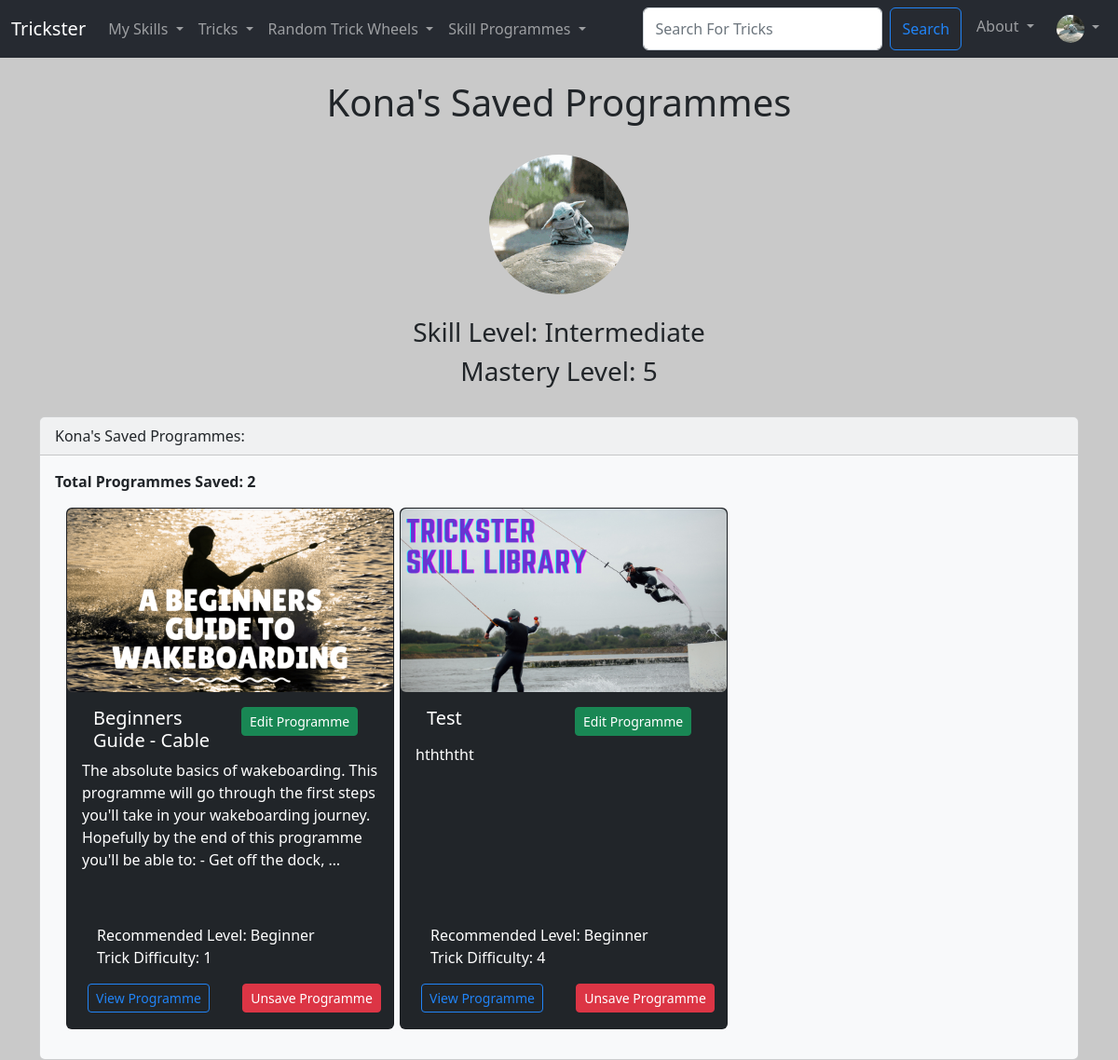
The app's page /Users/my_saved_programmes/1 (signed in), older data.
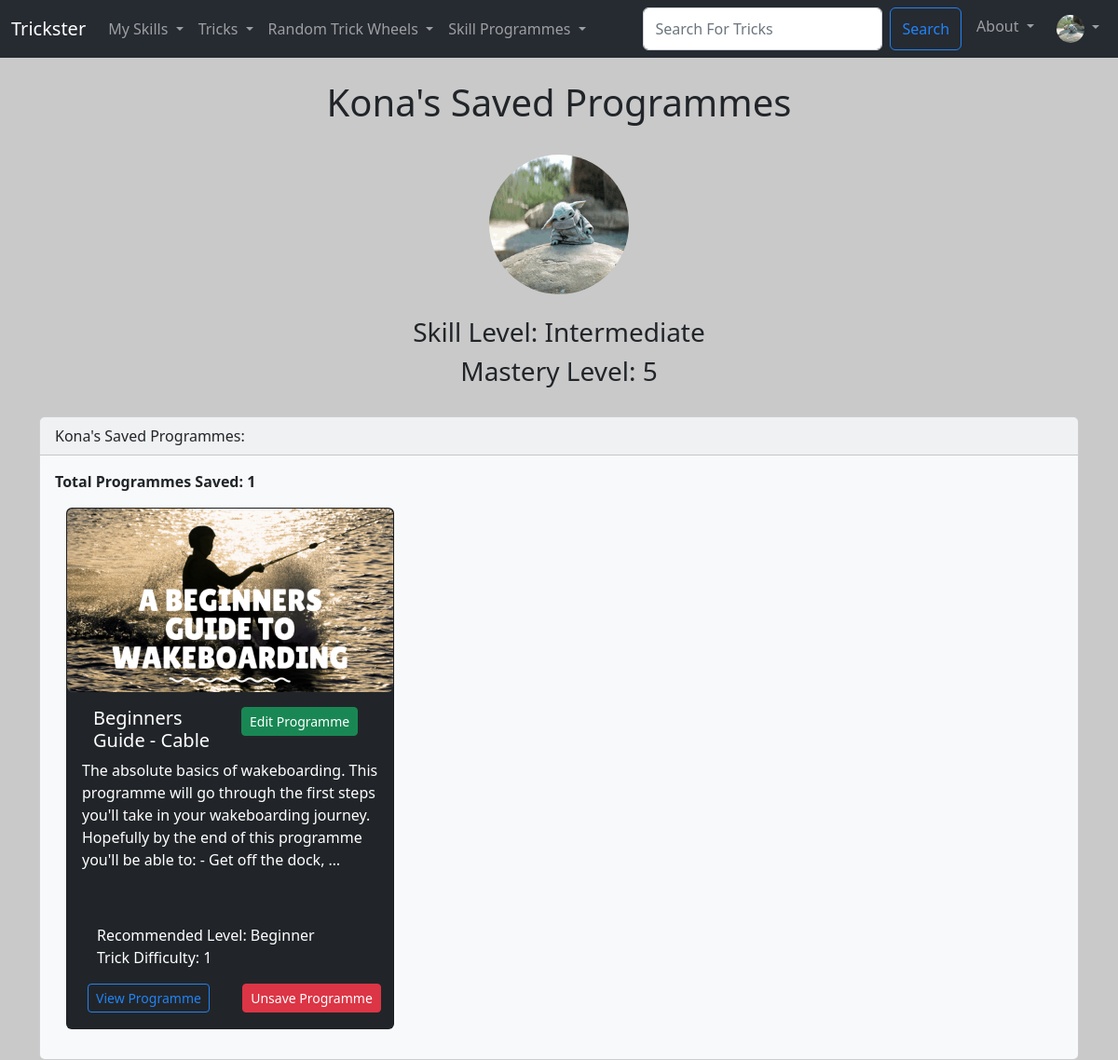
The same page, newer data.
### TricksterMain/models.py (models this page shows)
class Trick_Programme (models.Model):
    ProgrammeID = models.AutoField(primary_key=True)
    ProgrammeName = models.CharField(max_length=25)
    ProgrammeDiscription = models.TextField(blank=True)
    ProgrammeTricks = models.ManyToManyField(Trick, related_name='programme_tricks', blank=True)
    ProgrammeRecLevel = models.ForeignKey(SkillLevel, blank=True, null=True, on_delete=models.CASCADE)
    ProgrammeDifficulty = models.PositiveIntegerField(null=True, validators=[MinValueValidator(1), MaxValueValidator(10)])
    ProgrammeImg = models.ImageField(null=True, blank=True, upload_to="images/")
    def __str__(self):
        return self.ProgrammeName

class SkillLevel (models.Model):
    SkillLevelID = models.AutoField(primary_key=True)
    SkillLevelName = models.CharField(max_length=25)
    def __str__(self):
        return self.SkillLevelName

### Users/views.py (the view)
# urls.py: path('my_saved_programmes/<int:pk>', views.my_saved_programmes, name="my-saved-programmes"),
def my_saved_programmes(request, pk):
  if request.user.is_authenticated:
    profile = User_Profile.objects.get(User_id=pk)
    programme_count = profile.SavedProgrammes.all().count()
    return render(request, 'user_pages/my_saved_programmes.html', {'profile': profile, "programme_count":programme_count})
  else:
    messages.error(request, ("You Must Be Logged In To See This Page!"))
    return redirect('home')

### Users/templates/user_pages/my_saved_programmes.html (shortened to what this page needs)
{% extends 'main/base.html' %}
{% load static %}
{% block content  %}
{% if profile %}
  <div class="container text-center">
    <h1>{{ profile.User.FirstName }}'s Saved Programmes</h1>
    {% if profile.ProfilePhoto %}
      <img
      class="rounded-circle"
      height="150"
      src="{{ profile.ProfilePhoto.url }}"
      alt="User Profile Image"
      />
    {% endif %}
    <h3>Skill Level: {{ profile.SkillLevel }}</h3>
    <h3>Mastery Level: {{ profile.UserDifficultyLevel }}</h3>
    </div>
    <div class="card text-dark bg-light">
      <div class="card-header">
        {{ profile.User.FirstName }}'s Saved Programmes:
      </div>
      <div class="card-body">
        <p class="card-text"><strong>Total Programmes Saved: {{ programme_count }}</strong></p>
        <div class="container-md">
          <div class="row row-cols-1 row-cols-sm-2 row-cols-md-2 row-cols-xl-3 g-3">
            {% for programme in profile.SavedProgrammes.all %}
            <div class="col-md">
              <div class="card text-bg-dark mb-3" style="width: 22rem; height: 35rem;">
                {% if programme.ProgrammeImg %}
                  <img src="{{ programme.ProgrammeImg.url }}" class="img-fluid rounded" alt="programme cover image">
                {% else %}
                  <img src="{% static 'trickster/images/TrickListDefault.png' %}" class="img-fluid rounded" alt="default programme cover image">
                {% endif %}
                <div class="card-body">
                  <h5 class="card-title">
                    <div class="container">
                      <div class="row">
                        <div class="col-6">
                          {{ programme }}
                        </div>
                        <div class="col-6">
                          {% if user.is_superuser %}
                          <a href="#" class="btn btn-success btn-sm">Edit Programme</a>
                          {% endif %}
                        </div>
                      </div>
                    </div>
                  </h5>
                  <p class="card-text">{{ programme.ProgrammeDiscription|truncatechars:210 }}</p>
                </div>
                <ul class="list-group-dark list-group-flush">
                  <li class="list-group-item">Recommended Level: {{ programme.ProgrammeRecLevel }}</li>
                  <li class="list-group-item">Trick Difficulty: {{ programme.ProgrammeDifficulty }}</li>
                </ul>
                <div class="card-body-dark text-center gap-3" style="height: 3rem">
                  <div class="container">
                    <div class="row">
                      <div class="col-6">
                        <a href="{% url 'view-programme' programme.ProgrammeID %}" class="btn btn-outline-primary btn-sm">View Programme</a>
                      </div>
                      <div class="col-6">
                        {% include 'components/save_programme_button.html' with saved_programmes=request.user.user_profile.SavedProgrammes user=request.user programme=programme %}
                      </div>
                    </div>
                  </div>
                </div>
              </div>
            </div>
          {% endfor %}
        </div>
      </div>
    </div>
  </div>
{% endif %}
{% endblock %}

### TricksterMain/templates/components/save_programme_button.html (shortened to what this page needs)
{% if user.is_authenticated %}
  {% if programme in saved_programmes.all %}
    <form action="{% url 'unsave-programme' request.user.UserID %}" method="POST">
      <button type="submit", name="programme_id", value="{{programme.ProgrammeID}}", class="btn btn-danger btn-sm">Unsave Programme</button>
    </form>
  {% else %}
    <form action="{% url 'save-programme' request.user.UserID %}" method="POST">
      {%  csrf_token %}
      <button type="submit", name="programme_id", value="{{programme.ProgrammeID}}", class="btn btn-primary btn-sm">Save Programme</button>
    </form>
  {% endif %}
{% endif %}

Row changes from the older to the newer data that the page shows:
removed Trick_Programme: ProgrammeName "Test", ProgrammeDiscription "hthththt", ProgrammeRecLevel "Beginner", ProgrammeDifficulty "4", {{ programme.ProgrammeID }} 20 (drawn)
Text that changed along with them:
{{ programme_count }}: "2" → "1"
